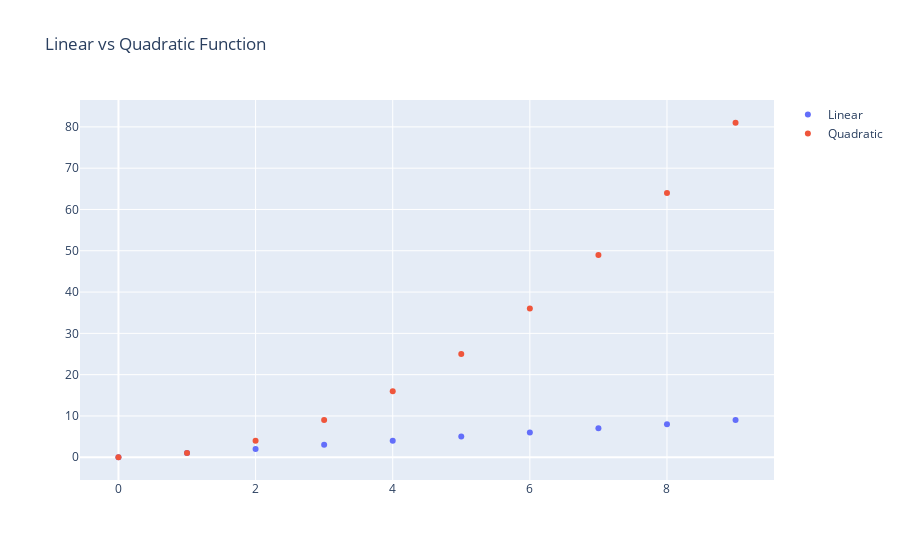

Notebook code cell kept with this figure:
### Code cell
# Combining 2 plots into a single one

import plotly.graph_objects as go

fig = go.Figure()

fig.add_trace(go.Scatter(x=x , y=x, mode='markers', name='Linear'))

fig.add_trace(go.Scatter(x=x, y=x**2, mode='markers', name='Quadratic'))

fig.update_layout(title='Linear vs Quadratic Function')

### Figure 1 — Plotly figure (JSON) as saved in the notebook; plotly's stock layout.template omitted (floating-point values rounded to 4 significant figures)
{"data": [{"mode": "markers", "name": "Linear", "type": "scatter", "x": [0, 1, 2, 3, 4, 5, 6, 7, 8, 9], "y": [0, 1, 2, 3, 4, 5, 6, 7, 8, 9]}, {"mode": "markers", "name": "Quadratic", "type": "scatter", "x": [0, 1, 2, 3, 4, 5, 6, 7, 8, 9], "y": [0, 1, 4, 9, 16, 25, 36, 49, 64, 81]}], "layout": {"title": {"text": "Linear vs Quadratic Function"}}}
